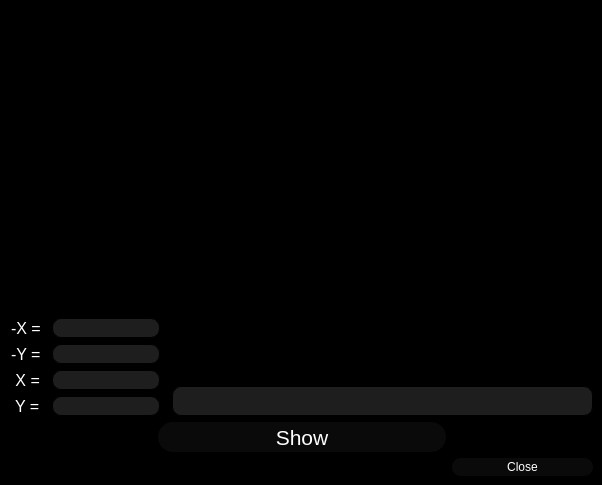
<?xml version="1.0" encoding="UTF-8"?>
<ui version="4.0">
 <class>s21::Graph</class>
 <widget class="QDialog" name="s21::Graph">
  <property name="geometry">
   <rect>
    <x>0</x>
    <y>0</y>
    <width>602</width>
    <height>485</height>
   </rect>
  </property>
  <property name="minimumSize">
   <size>
    <width>450</width>
    <height>420</height>
   </size>
  </property>
  <property name="windowTitle">
   <string>Dialog</string>
  </property>
  <property name="styleSheet">
   <string notr="true">QDialog {
	background-color: black;
}</string>
  </property>
  <layout class="QGridLayout" name="gridLayout">
   <property name="rightMargin">
    <number>9</number>
   </property>
   <property name="bottomMargin">
    <number>9</number>
   </property>
   <property name="horizontalSpacing">
    <number>6</number>
   </property>
   <item row="7" column="0" colspan="3">
    <layout class="QGridLayout" name="gridLayout_3">
     <property name="leftMargin">
      <number>0</number>
     </property>
     <property name="topMargin">
      <number>0</number>
     </property>
     <item row="1" column="3">
      <widget class="QPushButton" name="button_close">
       <property name="minimumSize">
        <size>
         <width>0</width>
         <height>18</height>
        </size>
       </property>
       <property name="styleSheet">
        <string notr="true">QPushButton {
	border-radius: 9px;
	background-color: rgb(10, 10, 10);
	color: white;
}

QPushButton:pressed {
	background-color: qlineargradient(x1: 0, y1: 0, x2: 0, y2: 1,
										stop: 0 #ff0000, stop: 1 #bd0000);
	font-size: 11px;
}</string>
       </property>
       <property name="text">
        <string>Close</string>
       </property>
      </widget>
     </item>
     <item row="1" column="0">
      <widget class="QLabel" name="label_plug_1">
       <property name="text">
        <string/>
       </property>
      </widget>
     </item>
     <item row="1" column="1">
      <widget class="QLabel" name="label_plug_2">
       <property name="text">
        <string/>
       </property>
      </widget>
     </item>
     <item row="1" column="2">
      <widget class="QLabel" name="label_plug_3">
       <property name="text">
        <string/>
       </property>
      </widget>
     </item>
     <item row="0" column="1" colspan="2">
      <widget class="QPushButton" name="button_show">
       <property name="sizePolicy">
        <sizepolicy hsizetype="Minimum" vsizetype="Fixed">
         <horstretch>0</horstretch>
         <verstretch>0</verstretch>
        </sizepolicy>
       </property>
       <property name="minimumSize">
        <size>
         <width>0</width>
         <height>30</height>
        </size>
       </property>
       <property name="font">
        <font>
         <pointsize>16</pointsize>
        </font>
       </property>
       <property name="styleSheet">
        <string notr="true">QPushButton {
	border-radius: 15px;
	background-color: rgb(10, 10, 10);
	color: white;
}

QPushButton:pressed {
	background-color: qlineargradient(x1: 0, y1: 0, x2: 0, y2: 1,
										stop: 0 #ff0000, stop: 1 #bd0000);
	font-size: 16px;
}</string>
       </property>
       <property name="text">
        <string>Show</string>
       </property>
      </widget>
     </item>
    </layout>
   </item>
   <item row="0" column="0" colspan="3">
    <widget class="QCustomPlot" name="widget" native="true">
     <property name="sizePolicy">
      <sizepolicy hsizetype="Preferred" vsizetype="MinimumExpanding">
       <horstretch>0</horstretch>
       <verstretch>0</verstretch>
      </sizepolicy>
     </property>
    </widget>
   </item>
   <item row="1" column="0" rowspan="5">
    <layout class="QGridLayout" name="gridLayout_2">
     <property name="topMargin">
      <number>0</number>
     </property>
     <property name="rightMargin">
      <number>0</number>
     </property>
     <property name="spacing">
      <number>6</number>
     </property>
     <item row="4" column="1">
      <widget class="QLineEdit" name="edit_yEnd">
       <property name="sizePolicy">
        <sizepolicy hsizetype="Maximum" vsizetype="Fixed">
         <horstretch>0</horstretch>
         <verstretch>0</verstretch>
        </sizepolicy>
       </property>
       <property name="minimumSize">
        <size>
         <width>0</width>
         <height>20</height>
        </size>
       </property>
       <property name="styleSheet">
        <string notr="true">QLineEdit {
	color: white;
	background-color: rgb(30, 30, 30);
	border-radius: 9px;
	border: 1px solid rgb(0, 0, 0);
}

QLineEdit:focus {
	border: 1px solid rgb(0, 200, 255);
	background-color: rgb(0, 20, 26);
}</string>
       </property>
       <property name="alignment">
        <set>Qt::AlignCenter</set>
       </property>
      </widget>
     </item>
     <item row="3" column="0">
      <widget class="QLabel" name="label_xEnd">
       <property name="sizePolicy">
        <sizepolicy hsizetype="Maximum" vsizetype="Preferred">
         <horstretch>0</horstretch>
         <verstretch>0</verstretch>
        </sizepolicy>
       </property>
       <property name="minimumSize">
        <size>
         <width>0</width>
         <height>20</height>
        </size>
       </property>
       <property name="font">
        <font>
         <pointsize>12</pointsize>
        </font>
       </property>
       <property name="styleSheet">
        <string notr="true">QLabel {
	color: white;
}</string>
       </property>
       <property name="text">
        <string> X = </string>
       </property>
      </widget>
     </item>
     <item row="3" column="1">
      <widget class="QLineEdit" name="edit_xEnd">
       <property name="sizePolicy">
        <sizepolicy hsizetype="Maximum" vsizetype="Fixed">
         <horstretch>0</horstretch>
         <verstretch>0</verstretch>
        </sizepolicy>
       </property>
       <property name="minimumSize">
        <size>
         <width>0</width>
         <height>20</height>
        </size>
       </property>
       <property name="styleSheet">
        <string notr="true">QLineEdit {
	color: white;
	background-color: rgb(30, 30, 30);
	border-radius: 9px;
	border: 1px solid rgb(0, 0, 0);
}

QLineEdit:focus {
	border: 1px solid rgb(0, 200, 255);
	background-color: rgb(0, 20, 26);
}</string>
       </property>
       <property name="alignment">
        <set>Qt::AlignCenter</set>
       </property>
      </widget>
     </item>
     <item row="0" column="1">
      <widget class="QLineEdit" name="edit_xBegin">
       <property name="sizePolicy">
        <sizepolicy hsizetype="Maximum" vsizetype="Fixed">
         <horstretch>0</horstretch>
         <verstretch>0</verstretch>
        </sizepolicy>
       </property>
       <property name="minimumSize">
        <size>
         <width>0</width>
         <height>20</height>
        </size>
       </property>
       <property name="styleSheet">
        <string notr="true">QLineEdit {
	color: white;
	background-color: rgb(30, 30, 30);
	border-radius: 9px;
	border: 1px solid rgb(0, 0, 0);
}

QLineEdit:focus {
	border: 1px solid rgb(0, 200, 255);
	background-color: rgb(0, 20, 26);
}</string>
       </property>
       <property name="alignment">
        <set>Qt::AlignCenter</set>
       </property>
      </widget>
     </item>
     <item row="0" column="0">
      <widget class="QLabel" name="label_xBegin">
       <property name="sizePolicy">
        <sizepolicy hsizetype="Maximum" vsizetype="Preferred">
         <horstretch>0</horstretch>
         <verstretch>0</verstretch>
        </sizepolicy>
       </property>
       <property name="minimumSize">
        <size>
         <width>0</width>
         <height>20</height>
        </size>
       </property>
       <property name="font">
        <font>
         <pointsize>12</pointsize>
        </font>
       </property>
       <property name="styleSheet">
        <string notr="true">QLabel {
	color: white;
}</string>
       </property>
       <property name="text">
        <string>-X = </string>
       </property>
      </widget>
     </item>
     <item row="2" column="1">
      <widget class="QLineEdit" name="edit_yBegin">
       <property name="sizePolicy">
        <sizepolicy hsizetype="Maximum" vsizetype="Fixed">
         <horstretch>0</horstretch>
         <verstretch>0</verstretch>
        </sizepolicy>
       </property>
       <property name="minimumSize">
        <size>
         <width>0</width>
         <height>20</height>
        </size>
       </property>
       <property name="styleSheet">
        <string notr="true">QLineEdit {
	color: white;
	background-color: rgb(30, 30, 30);
	border-radius: 9px;
	border: 1px solid rgb(0, 0, 0);
}

QLineEdit:focus {
	border: 1px solid rgb(0, 200, 255);
	background-color: rgb(0, 20, 26);
}</string>
       </property>
       <property name="alignment">
        <set>Qt::AlignCenter</set>
       </property>
      </widget>
     </item>
     <item row="2" column="0">
      <widget class="QLabel" name="label_yBegin">
       <property name="sizePolicy">
        <sizepolicy hsizetype="Maximum" vsizetype="Preferred">
         <horstretch>0</horstretch>
         <verstretch>0</verstretch>
        </sizepolicy>
       </property>
       <property name="minimumSize">
        <size>
         <width>0</width>
         <height>20</height>
        </size>
       </property>
       <property name="font">
        <font>
         <pointsize>12</pointsize>
        </font>
       </property>
       <property name="styleSheet">
        <string notr="true">QLabel {
	color: white;
}</string>
       </property>
       <property name="text">
        <string>-Y = </string>
       </property>
      </widget>
     </item>
     <item row="4" column="0">
      <widget class="QLabel" name="label_yEnd">
       <property name="sizePolicy">
        <sizepolicy hsizetype="Maximum" vsizetype="Preferred">
         <horstretch>0</horstretch>
         <verstretch>0</verstretch>
        </sizepolicy>
       </property>
       <property name="minimumSize">
        <size>
         <width>0</width>
         <height>20</height>
        </size>
       </property>
       <property name="font">
        <font>
         <pointsize>12</pointsize>
        </font>
       </property>
       <property name="styleSheet">
        <string notr="true">QLabel {
	color: white;
}</string>
       </property>
       <property name="text">
        <string> Y = </string>
       </property>
      </widget>
     </item>
    </layout>
   </item>
   <item row="1" column="1" rowspan="4" colspan="2">
    <widget class="QLabel" name="expressionShow">
     <property name="sizePolicy">
      <sizepolicy hsizetype="Preferred" vsizetype="Preferred">
       <horstretch>0</horstretch>
       <verstretch>0</verstretch>
      </sizepolicy>
     </property>
     <property name="minimumSize">
      <size>
       <width>0</width>
       <height>0</height>
      </size>
     </property>
     <property name="styleSheet">
      <string notr="true">QLabel {
	color: green;
}</string>
     </property>
     <property name="text">
      <string/>
     </property>
     <property name="alignment">
      <set>Qt::AlignHCenter|Qt::AlignTop</set>
     </property>
    </widget>
   </item>
   <item row="5" column="2">
    <widget class="QLineEdit" name="mathExpression">
     <property name="minimumSize">
      <size>
       <width>0</width>
       <height>30</height>
      </size>
     </property>
     <property name="font">
      <font>
       <pointsize>15</pointsize>
      </font>
     </property>
     <property name="styleSheet">
      <string notr="true">QLineEdit {
	color: white;
	background-color: rgb(30, 30, 30);
	border-radius: 9px;
	border: 1px solid rgb(0, 0, 0);
}

QLineEdit:focus {
	border: 1px solid rgb(0, 200, 255);
	background-color: rgb(0, 20, 26);
}</string>
     </property>
     <property name="text">
      <string/>
     </property>
     <property name="alignment">
      <set>Qt::AlignRight|Qt::AlignTrailing|Qt::AlignVCenter</set>
     </property>
    </widget>
   </item>
  </layout>
 </widget>
 <customwidgets>
  <customwidget>
   <class>QCustomPlot</class>
   <extends>QWidget</extends>
   <header>qcustomplot.h</header>
   <container>1</container>
  </customwidget>
 </customwidgets>
 <resources/>
 <connections/>
</ui>
